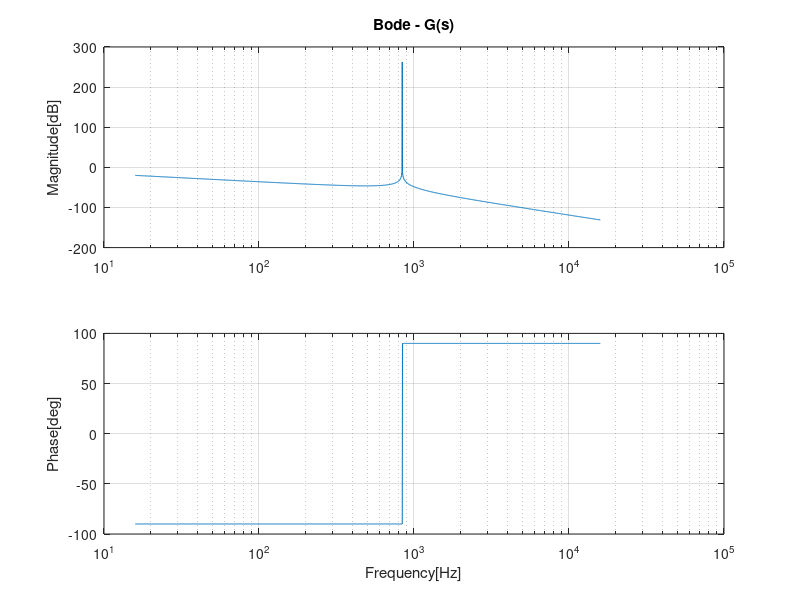

The MATLAB source for this figure:
% LCL PWM Filter

clear all; % clear all code
close all; % close all windows
clc; % command line clear

% Load the control package for transfer functions [tf]
pkg load control

% Define filter parameters
Li = 200e-06; % Inverter side inductor
Cf_wye = 180e-06; % Filter capacitor in wye arrangement
Lg = 100e-03; % Grid side inductor

% Setup a transfer function in the `s` domain [laplace]
s = tf('s');

% Transfer function for filter current response G(s) = ign(s) / Vin(s)
% where `ign` = Grid current and `Vin` = Inverter voltage (n = phase [a, b, c])
% Doc: An Improved LCL Filter Design in Order to Ensure Stability without
% Damping and Despite Large Grid Impedance Variations, MDPI 2017
% Authors: Romdhane, Naouar, Belkhodja, Monmasson
% DOI: 10.3390/en10030336
G_s = 1 / (((Li * Lg * Cf_wye) * (s^3)) + ((Li + Lg) * s));

% Bode plot of the impedance response
[bode_mag, bode_pha, bode_w] = bode(G_s);

bode_hz = bode_w / (2 * pi); % Convert from rps to hz
bode_mag_db = 20 * (log10(bode_mag)); % Convert from ratio to dB

% Manual bode plots with Hz [not Rad/s]
figure
subplot(2,1,1); % Subplot 1 of (2,1)
semilogx(bode_hz, bode_mag_db); % Plot the magnitude
zoom on;
grid on;
title('Bode - G(s)');
ylabel('Magnitude[dB]');

subplot(2,1,2); % Subplot 2 of (2,1)
semilogx(bode_hz, bode_pha); % Plot the phase
grid on;
zoom on;
ylabel('Phase[deg]');
xlabel('Frequency[Hz]');
